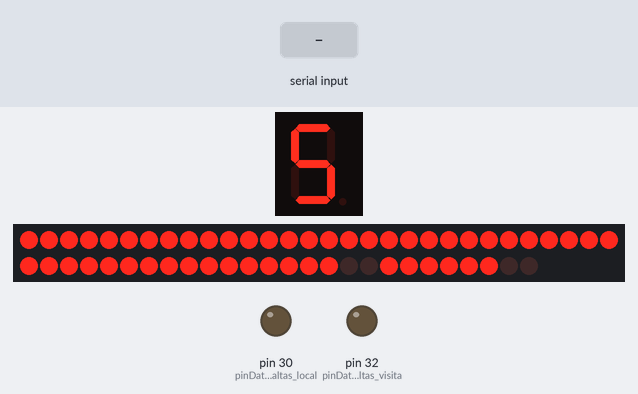
Simulated run of this sketch. Board: Arduino Mega 2560, built with avr-gcc and run on an emulated ATmega2560. Parts: 1-digit seven-segment display, 56 shift-register outputs drawn as a row of LEDs (first output left, lit = HIGH), output pins drawn as LEDs (lit = HIGH). Wiring (inferred from the names in the program): 1-digit 7-segment display, segments lit when LOW: segments pin 23, pin 24, pin 25, pin 26, pin 27, pin 28, pin 29; 7 × shift register (74HC595): data pin 22; shift clock pin 4; latch pin 35. Wiring (inferred from the signals the program sends): row of LEDs: on Q0, Q1, Q2, Q3, Q4, Q5, Q6, Q7, Q8, Q9, Q10, Q11, Q12, Q13, Q14, Q15, Q16, Q17, Q18, Q19, Q20, Q21, Q22, Q23, Q24, Q25, Q26, Q27, Q28, Q29, Q30, Q31, Q32, Q33, Q34, Q35, Q36, Q37, Q38, Q39, Q40, Q41, Q42, Q43, Q44, Q45, Q46, Q47, Q48, Q49, Q50, Q51, Q52, Q53, Q54, Q55. Inputs (shaded band) come from the test bench. The segment pins are drawn as the display they are named for; pins used as bus, display or sensor lines are not drawn.

Above: at 3.2 s.
3.3 s: "90,45\n" received over Serial
At 3.8 s:
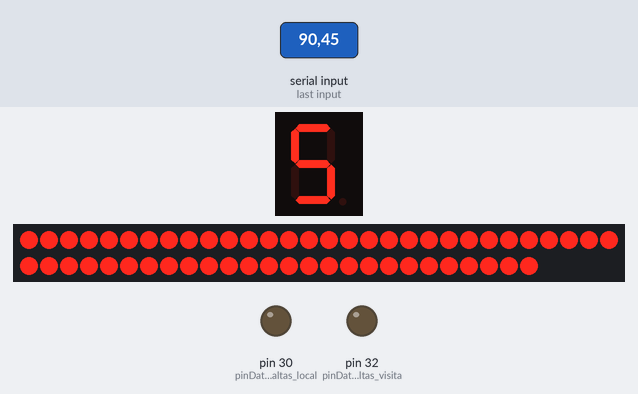
4.8 s: "30,150\n" received over Serial
At 6.0 s:
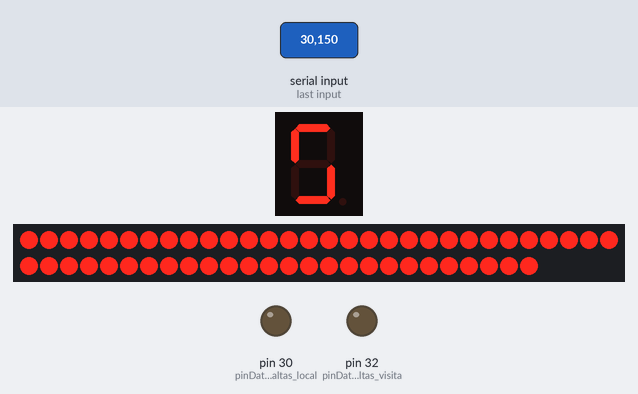
6.3 s: "1\n" received over Serial
At 7.3 s:
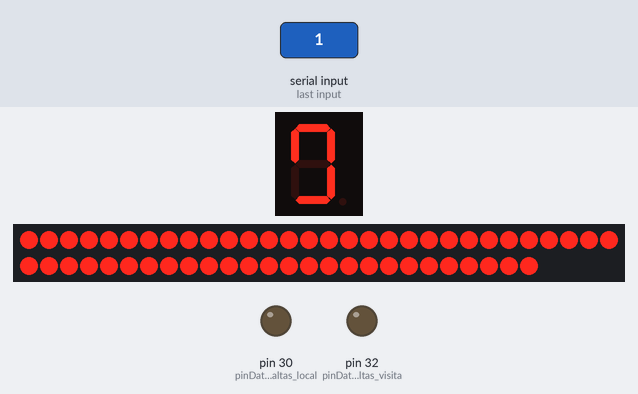
7.8 s: "90,45\n" received over Serial
At 8.4 s:
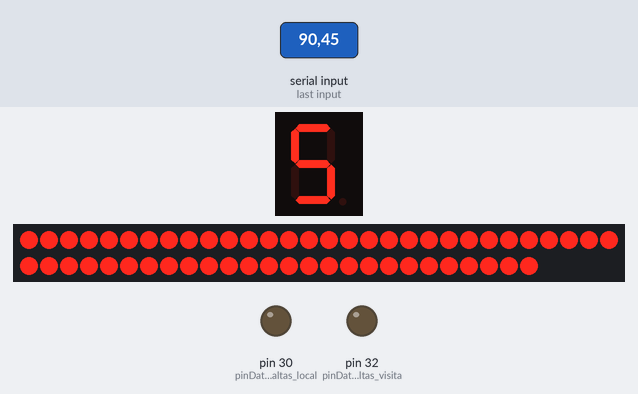
Timing chart, 0 to 10.3 s (numbered marks = the images above; inputs shaded):
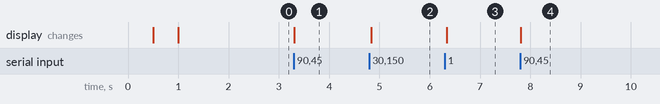

The sketch:

Arduino_Mega.ino
```cpp
//#include <SoftwareSerial.h>

#include "encender_cronometro.h"
#include "faltas.h"
#include "marcador.h"
#include "periodo.h"
int contador = 2400;
//SoftwareSerial megaSerial(15, 14);  // RX, TX (Configura los pines RX y TX según corresponda)

uint8_t valor_local, valor_visita, valor_falta_local, valor_falta_visita, estado_cronometro, tiempo_cronometro, valor_periodo;
const int numero[] = { 0b00111111, 0b00000110, 0b01011011, 0b01001111, 0b01100110, 0b01101101, 0b01111101, 0b00000111, 0b01111111, 0b01100111 };
const int pinClock = 4;


//constantes del cronometro
const int pinData_Cronometro = 22;
const int pinLatcha_Cronometro = 23;


// Constrantes del marcador  local
const int pinData_marcador_local = 24;
const int pinLatcha_marcador_local = 25;
const int pin_3er_decimal_local = 26;

// Constrantes del marcador  visita
const int pinData_marcador_visita = 27;
const int pinLatcha_marcador_visita = 28;
const int pin_3er_decimal_visita = 29;

// Constrantes del faltas  local
const int pinData_faltas_local = 30;
const int pinLatcha_faltas_local = 31;

// Constrantes del faltas  visita
const int pinData_faltas_visita = 32;
const int pinLatcha_faltas_visita = 33;

//Constantes de periodo
const int pinData_periodo = 34;
const int pinLatcha_periodo = 35;

//variables para el cronometro


unsigned long tiempo_inicial_recibido;
unsigned long valor_cronometro_inicial = 1;

bool timer_active = false;
unsigned long start_time;
unsigned long paused_time = 0;
unsigned long duration = 0;

void setup() {

  pinMode(pinClock, OUTPUT);

  pinMode(pinData_Cronometro, OUTPUT);
  pinMode(pinLatcha_Cronometro, OUTPUT);

  pinMode(pinData_marcador_local, OUTPUT);
  pinMode(pinLatcha_marcador_local, OUTPUT);
  pinMode(pin_3er_decimal_local, OUTPUT);

  pinMode(pinData_marcador_visita, OUTPUT);
  pinMode(pinLatcha_marcador_visita, OUTPUT);
  pinMode(pin_3er_decimal_visita, OUTPUT);

  pinMode(pinData_faltas_local, OUTPUT);
  pinMode(pinLatcha_faltas_local, OUTPUT);

  pinMode(pinData_faltas_visita, OUTPUT);
  pinMode(pinLatcha_faltas_visita, OUTPUT);
  pinMode(pinData_periodo, OUTPUT);
  pinMode(pinLatcha_periodo, OUTPUT);
  //Cambios con la version cargada en el tablero
  // delay removido y los demas delay de 1000ms pasaron a 500mx
  // delay(1000);
  imprimir_encender_cronometro(0);
  delay(500);
  imprimir_marcador_local(0);
  imprimir_marcador_visita(0);
  delay(500);
  imprimir_periodo(0);
  delay(500);
  imprimir_faltas_local(0);
  imprimir_faltas_visita(0);
  delay(500);
  Serial.begin(9600);
}

void loop() {
  if (Serial.available()) {
    String data = Serial.readStringUntil('\n');
    sscanf(data.c_str(), "%hhu,%hhu,%hhu,%hhu,%hhu,%hhu,%hhu", &valor_local, &valor_visita, &valor_falta_local, &valor_falta_visita, &estado_cronometro, &tiempo_cronometro, &valor_periodo);

    if (estado_cronometro != 1 && tiempo_cronometro != valor_cronometro_inicial) {
      // Serial.print("Valor cronometro:");
      // Serial.println(tiempo_cronometro);
      // Este bloque de código se ejecutará si estado_cronometro no es igual a 1
      // y si estado_cronometro no es igual a valor_cronometro_inicial
      valor_cronometro_inicial = tiempo_cronometro;
      tiempo_inicial_recibido = tiempo_cronometro * 300000;
      imprimir_encender_cronometro(tiempo_inicial_recibido);
      duration = tiempo_inicial_recibido;
      // Serial.print("duration: ");
      // Serial.println(duration);
      timer_active = false;
    }

    if (estado_cronometro == 1) {
      // Iniciar el cronómetro primer boton
      // Start the timer
      Serial.println("Estado_1");
      if (!timer_active) {
        start_time = millis() - paused_time;
        timer_active = true;
      }
    } else if (estado_cronometro == 2) {
      // Pausar el cronómetro segundo boton
      if (timer_active) {
        paused_time = millis() - start_time;
        timer_active = false;
      }

    } else if (estado_cronometro == 3) {
      //reiniciar tercer  boton
      // Reset the timer to 10 minutes
      duration = tiempo_inicial_recibido;
      paused_time = 0;
      timer_active = false;
      imprimir_encender_cronometro(tiempo_inicial_recibido);
    }


    imprimir_faltas_local(valor_falta_local);
    imprimir_faltas_visita(valor_falta_visita);
    imprimir_marcador_local(valor_local);
    imprimir_marcador_visita(valor_visita);
    imprimir_periodo(valor_periodo);
  }
  if (timer_active) {
    unsigned long currentTime = millis();                  // Tiempo actual
    unsigned long elapsedTime = currentTime - start_time;  // Tiempo transcurrido desde el inicio

    // Comprobar si el tiempo transcurrido es menor que la duración del reloj de arena
    if (elapsedTime < duration) {
      // Imprimir el tiempo restante en segundos
      unsigned long remainingTime = (duration - elapsedTime);

      Serial.print("Tiempo restante: ");
      Serial.print(remainingTime);
      Serial.println(" segundos");
      imprimir_encender_cronometro(remainingTime);
    } else {
      // El reloj de arena ha terminado
      Serial.println("El reloj de arena ha terminado.");
      imprimir_encender_cronometro(0);
      timer_active = false;
      // Aquí puedes realizar cualquier acción que desees cuando el reloj de arena termine.
    }
  }
}
```

encender_cronometro.h
```cpp
extern const int pinData_Cronometro;
extern const int pinLatcha_Cronometro;
extern const int pinClock;
extern const int numero[];

void imprimir_encender_cronometro(unsigned long milisegundos) {
  // Serial.print("milisegundos");
  // Serial.println(milisegundos);
  unsigned long segundos = milisegundos / 1000;

  unsigned long primer_digito_minutero = (segundos / 60) / 10;
  unsigned long segundo_digito_minutero = (segundos / 60) % 10;

  unsigned long primer_digito_segundero = (segundos % 60) / 10;
  unsigned long segundo_digito_segundero = (segundos % 60) % 10;

  unsigned long primer_digito_milisegundero = (milisegundos % 1000) / 10;
  unsigned long segundo_digito_milisegundero = (milisegundos % 1000) % 10;
  // Serial.print("Segundos");
  // Serial.println(segundos);
  // Serial.print("minutos");
  // Serial.print(primer_digito_minutero);
  // Serial.print(",");
  // Serial.println(segundo_digito_minutero);

  // Led1 es el segundo decimal del minutero
  // Led2 es el primer decimal del minutero
  // Led3 es el segundo decimal del segundero
  // Led4 es el primer decimal de segundero
  // Envía los datos al 74HC595

  // if (segundos < 60) {

  //   shiftOut(pinData_Cronometro, pinClock, MSBFIRST, numero[segundo_digito_milisegundero]);
  //   shiftOut(pinData_Cronometro, pinClock, MSBFIRST, numero[primer_digito_milisegundero]);
  //   shiftOut(pinData_Cronometro, pinClock, MSBFIRST, numero[segundo_digito_segundero]);
  //   shiftOut(pinData_Cronometro, pinClock, MSBFIRST, numero[primer_digito_segundero]);
  //   digitalWrite(pinLatcha_Cronometro, HIGH);
  //   digitalWrite(pinLatcha_Cronometro, LOW);
  // } else {

    shiftOut(pinData_Cronometro, pinClock, MSBFIRST, numero[segundo_digito_segundero]);
    shiftOut(pinData_Cronometro, pinClock, MSBFIRST, numero[primer_digito_segundero]);
    shiftOut(pinData_Cronometro, pinClock, MSBFIRST, numero[segundo_digito_minutero]);
    shiftOut(pinData_Cronometro, pinClock, MSBFIRST, numero[primer_digito_minutero]);
    digitalWrite(pinLatcha_Cronometro, HIGH);
    digitalWrite(pinLatcha_Cronometro, LOW);
  // }
}
```

faltas.h
```cpp
extern const int pinClock;
extern const int numero[];
// Constrantes del faltas  local
extern const int pinData_faltas_local;
extern const int pinLatcha_faltas_local;

// Constrantes del faltas  visita
extern const int pinData_faltas_visita;
extern const int pinLatcha_faltas_visita;


void imprimir_faltas_local(int valor) {
  shiftOut(pinData_faltas_local, pinClock, MSBFIRST, numero[valor]);
  digitalWrite(pinLatcha_faltas_local, HIGH);
  digitalWrite(pinLatcha_faltas_local, LOW);
}

void imprimir_faltas_visita(int valor) {

  shiftOut(pinData_faltas_visita, pinClock, MSBFIRST, numero[valor]);
  digitalWrite(pinLatcha_faltas_visita, HIGH);
  digitalWrite(pinLatcha_faltas_visita, LOW);
}
```

marcador.h
```cpp
extern const int pinClock;
extern const int numero[];
// Constrantes del marcador  local
extern const int pinData_marcador_local;
extern const int pinLatcha_marcador_local;
extern const int pin_3er_decimal_local;

// Constrantes del marcador  visita
extern const int pinData_marcador_visita;
extern const int pinLatcha_marcador_visita;
extern const int pin_3er_decimal_visita;

void imprimir_marcador_local(int valor) {
  int digito1, digito2, digito3;
  // Extraer los dígitos
  digito1 = valor / 100;        // Divide por 100 para obtener el primer dígito
  digito2 = (valor / 10) % 10;  // Divide por 10 y toma el residuo para obtener el segundo dígito
  digito3 = valor % 10;         // Obtiene el tercer dígito como el residuo
  if (digito1 == 1) {
    digitalWrite(pin_3er_decimal_local, HIGH);
  } else {
    digitalWrite(pin_3er_decimal_local, LOW);
  }
  shiftOut(pinData_marcador_local, pinClock, MSBFIRST, numero[digito2]);
  shiftOut(pinData_marcador_local, pinClock, MSBFIRST, numero[digito3]);

  digitalWrite(pinLatcha_marcador_local, HIGH);
  digitalWrite(pinLatcha_marcador_local, LOW);
}

void imprimir_marcador_visita(int valor) {
  int digito1, digito2, digito3;
  // Extraer los dígitos
  digito1 = valor / 100;        // Divide por 100 para obtener el primer dígito
  digito2 = (valor / 10) % 10;  // Divide por 10 y toma el residuo para obtener el segundo dígito
  digito3 = valor % 10;         // Obtiene el tercer dígito como el residuo
  if (digito1 == 1) {
    digitalWrite(pin_3er_decimal_visita, HIGH);
  } else {
    digitalWrite(pin_3er_decimal_visita, LOW);
  }
  shiftOut(pinData_marcador_visita, pinClock, MSBFIRST, numero[digito2]);
  shiftOut(pinData_marcador_visita, pinClock, MSBFIRST, numero[digito3]);

  digitalWrite(pinLatcha_marcador_visita, HIGH);

  digitalWrite(pinLatcha_marcador_visita, LOW);
}
```

periodo.h
```cpp
extern const int pinClock;
extern const int numero[];
extern const int pinData_periodo;
extern const int pinLatcha_periodo;


void imprimir_periodo(int valor) {
  shiftOut(pinData_periodo, pinClock, MSBFIRST, numero[valor]);
  digitalWrite(pinLatcha_periodo, HIGH);
  digitalWrite(pinLatcha_periodo, LOW);
}
```

Measured:
- after the input at 3.3 s, the display: changes at once (image 1)
- after the input at 4.8 s, the display: changes at once (image 2)
- after the input at 6.3 s, the display: changes at once (image 3)
- after the input at 7.8 s, the display: first changes at once (image 4 shows a later state)
